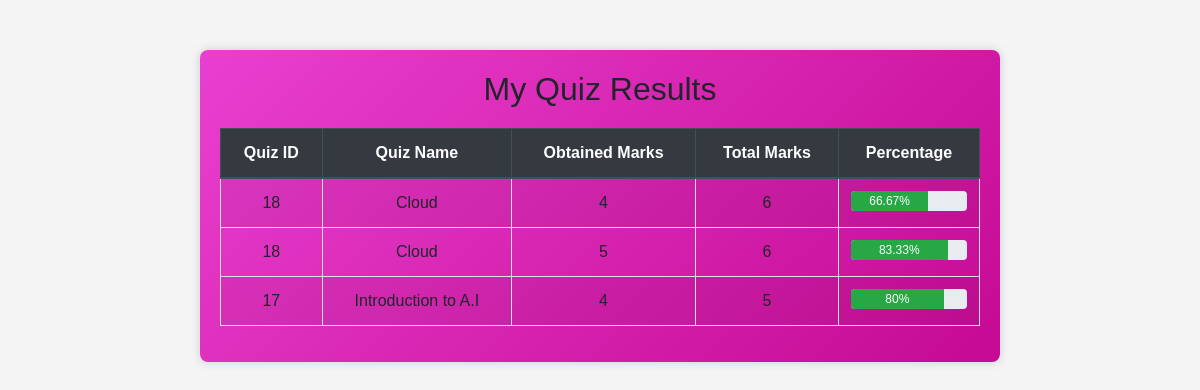
The page /user_folder/marks.php (signed in) on the database its author committed.
### tables this page shows
CREATE TABLE `marks` (
  `marks_id` int(11) NOT NULL,
  `user_id` int(11) NOT NULL,
  `quiz_id` int(11) NOT NULL,
  `obtained_marks` int(11) NOT NULL,
  `total_marks` int(11) NOT NULL,
  `created_at` timestamp NOT NULL DEFAULT current_timestamp()
);

CREATE TABLE `quizzes` (
  `quiz_id` int(11) NOT NULL,
  `admin_id` int(11) NOT NULL,
  `title` varchar(255) NOT NULL,
  `description` text DEFAULT NULL,
  `duration` int(11) NOT NULL COMMENT 'Duration in minutes',
  `status` enum('active','inactive') DEFAULT 'active',
  `created_at` timestamp NOT NULL DEFAULT current_timestamp()
);

### user_folder/marks.php (the view, shortened to what this page needs)
<?php
include 'db.php';
$user_id = $_SESSION['user_id'];
$sql = "SELECT m.quiz_id, m.obtained_marks, m.total_marks, q.title
        FROM marks m
        JOIN quizzes q ON m.quiz_id = q.quiz_id
        WHERE m.user_id = ?
        ORDER BY m.quiz_id DESC";
$stmt = $conn->prepare($sql);
$stmt->bind_param("i", $user_id);
$stmt->execute();
$result = $stmt->get_result();
?>
<!DOCTYPE html>
<html lang="en">
<head>
    <link rel="stylesheet" href="https://maxcdn.bootstrapcdn.com/bootstrap/4.5.2/css/bootstrap.min.css">
</head>
<body>
<div class="container">
    <h2>My Quiz Results</h2>
    <?php if ($result->num_rows > 0) { ?>
        <table class="table table-bordered table-striped">
            <thead class="thead-dark">
                <tr>
                    <th>Quiz ID</th>
                    <th>Quiz Name</th>
                    <th>Obtained Marks</th>
                    <th>Total Marks</th>
                    <th>Percentage</th>
                </tr>
            </thead>
            <tbody>
                <?php while ($row = $result->fetch_assoc()) {
                    $percentage = ($row['obtained_marks'] / $row['total_marks']) * 100;
                ?>
                  <tr>
                      <td><?php echo htmlspecialchars($row['quiz_id']); ?></td>
                      <td><?php echo htmlspecialchars($row['title']); ?></td>
                      <td><?php echo htmlspecialchars($row['obtained_marks']); ?></td>
                      <td><?php echo htmlspecialchars($row['total_marks']); ?></td>
                      <td>
                        <div class="progress">
                            <div class="progress-bar bg-<?php echo ($percentage >= 50) ? 'success' : 'danger'; ?>"
                                 role="progressbar"
                                 style="width: <?php echo $percentage; ?>%;"
                                 aria-valuenow="<?php echo $percentage; ?>"
                                 aria-valuemin="0"
                                 aria-valuemax="100">
                                <?php echo round($percentage, 2); ?>%
                            </div>
                        </div>
                    </td>
                  </tr>
                <?php } ?>
            </tbody>
        </table>
    <?php } else { ?>
        <div class="alert alert-warning text-center">No quiz results found.</div>
    <?php } ?>
</div>
</body>
</html>

### user_folder/marks.php (style rules this page uses)
body { background: #f4f4f4; padding: 20px; font-family: Arial, sans-serif; }
.container { max-width: 800px; background: linear-gradient(135deg,rgb(233, 63, 208),rgb(197, 10, 147)); margin-top: 30px; padding: 20px; border-radius: 8px; box-shadow: 0px 0px 10px #ccc; }
h2 { text-align: center; margin-bottom: 20px; }
.table th, .table td { text-align: center; }
.progress { height: 20px; }

### rows shown on the page
marks: quiz "18", quiz.title "Cloud", obtained_marks "4", total_marks "6", percentage "66.67"
marks: quiz "18", quiz.title "Cloud", obtained_marks "5", total_marks "6", percentage "83.33"
marks: quiz "17", quiz.title "Introduction to A.I", obtained_marks "4", total_marks "5", percentage "80"
